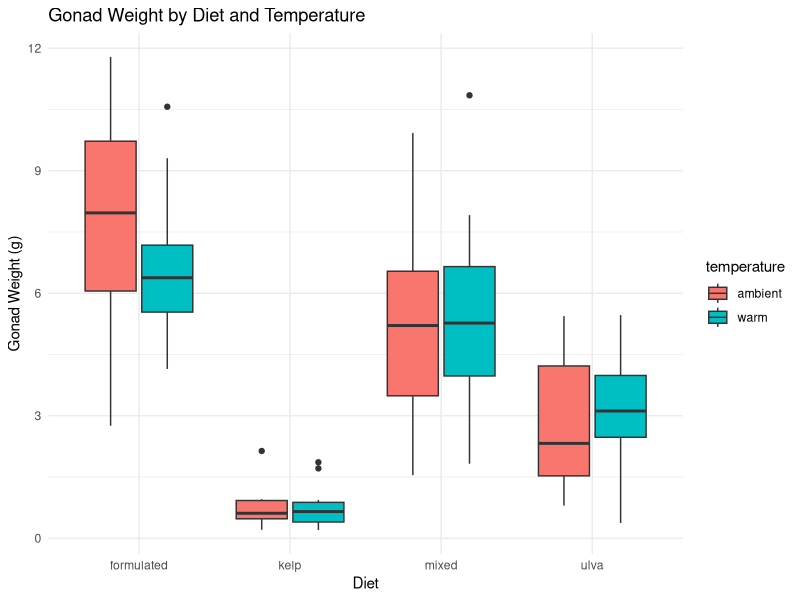
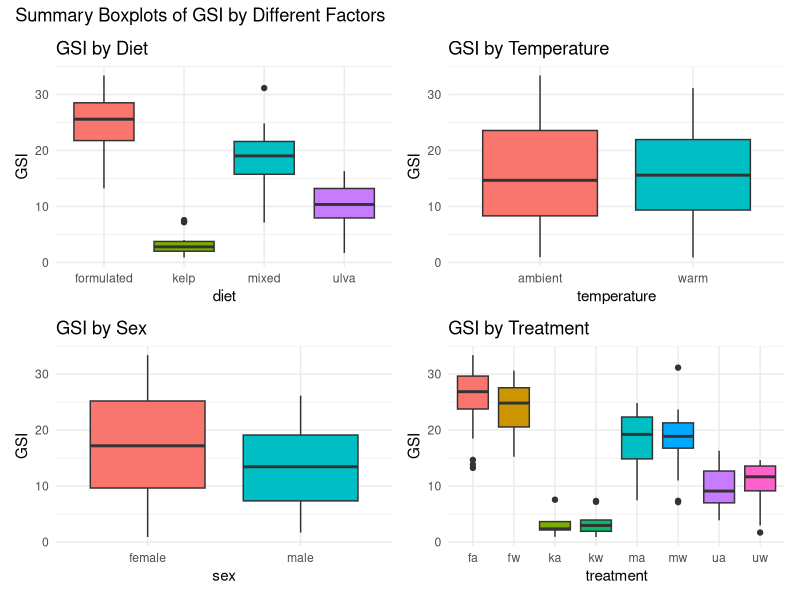

Reproduce these figures in R, in order.
## ---- chunk 1
library(tidyverse)
## ---- chunk 2
# Adéle Venter, VNTADE002
# Load required packages
library(readxl)

# Read the data
urchin_data <- read_excel("data/gonad quality_Cape urchin.xlsx")

# Wrangle the data
urchin_clean <- urchin_data %>%
  
  
  # Ensure correct data types for all variables
  mutate(
    # Text variables as factors
    diet = as.factor(diet),
    temperature = as.factor(temperature),
    treatment = as.factor(treatment),
    animal_colour = as.factor(animal_colour),
    sex = as.factor(sex),
    
    # Numerical variables as numeric
    week = as.numeric(week),
    animal_weight = as.numeric(animal_weight),
    gonad_weight = as.numeric(gonad_weight),
    GSI = as.numeric(GSI),
    L_star = as.numeric(`L*`),  # Note the backticks for special characters
    a_star = as.numeric(`a*`),
    b_star = as.numeric(`b*`)
  ) %>%
  
  # Remove animal_colour variable
  select(-animal_colour) %>%
  
  # Arrange the data in a logical order
  arrange(diet, temperature, treatment, week, sex) %>%
  
  # Select and reorder columns for better readability
  select(
    # Identifiers first
    diet, temperature, treatment, sex,
    # Measurements next
    animal_weight, gonad_weight, GSI,
    # Color values
    L_star, a_star, b_star,
  )

# View the cleaned data structure
glimpse(urchin_clean)

# Check for any NA values
summary(urchin_clean)

# If you need the data in LONG format for certain analyses:
urchin_long <- urchin_clean %>%
  pivot_longer(
    cols = c(animal_weight, gonad_weight, GSI, L_star, a_star, b_star),
    names_to = "variable",
    values_to = "value"
  )

# View the long format
head(urchin_long)

# Boxplot of gonad weight by diet and temperature
ggplot(urchin_clean, aes(x = diet, y = gonad_weight, fill = temperature)) +
  geom_boxplot() +
  theme_minimal() +
  labs(title = "Gonad Weight by Diet and Temperature",
       x = "Diet", y = "Gonad Weight (g)")

# Multiple boxplots for key variables
library(patchwork)

p1 <- ggplot(urchin_clean, aes(x = diet, y = GSI, fill = diet)) +
  geom_boxplot() + theme_minimal() + labs(title = "GSI by Diet") +
  theme(legend.position = "none")

p2 <- ggplot(urchin_clean, aes(x = temperature, y = GSI, fill = temperature)) +
  geom_boxplot() + theme_minimal() + labs(title = "GSI by Temperature") +
  theme(legend.position = "none")

p3 <- ggplot(urchin_clean, aes(x = sex, y = GSI, fill = sex)) +
  geom_boxplot() + theme_minimal() + labs(title = "GSI by Sex") +
  theme(legend.position = "none")

p4 <- ggplot(urchin_clean, aes(x = treatment, y = GSI, fill = treatment)) +
  geom_boxplot() + theme_minimal() + labs(title = "GSI by Treatment") +
  theme(legend.position = "none")

# Combine all plots
(p1 | p2) / (p3 | p4) +
  plot_annotation(title = "Summary Boxplots of GSI by Different Factors")

# To save the cleaned data
write_csv(urchin_clean, "data/urchin_clean.csv")
write_csv(urchin_long, "data/urchin_long.csv")
